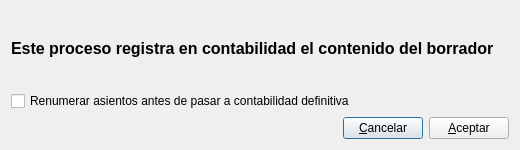
<?xml version="1.0" encoding="UTF-8"?>
<ui version="4.0">
 <class>TraspasoBorrador</class>
 <widget class="QDialog" name="TraspasoBorrador">
  <property name="geometry">
   <rect>
    <x>0</x>
    <y>0</y>
    <width>520</width>
    <height>150</height>
   </rect>
  </property>
  <property name="windowTitle">
   <string>Contabilizar Borrador</string>
  </property>
  <layout class="QVBoxLayout" name="verticalLayout">
   <item>
    <widget class="QLabel" name="label">
     <property name="font">
      <font>
       <pointsize>12</pointsize>
       <bold>true</bold>
      </font>
     </property>
     <property name="text">
      <string>Este proceso registra en contabilidad el contenido del borrador</string>
     </property>
    </widget>
   </item>
   <item>
    <widget class="QCheckBox" name="renum_checkBox">
     <property name="text">
      <string>Renumerar asientos antes de pasar a contabilidad definitiva</string>
     </property>
    </widget>
   </item>
   <item>
    <layout class="QHBoxLayout" name="horizontalLayout">
     <item>
      <spacer name="horizontalSpacer">
       <property name="orientation">
        <enum>Qt::Orientation::Horizontal</enum>
       </property>
       <property name="sizeHint" stdset="0">
        <size>
         <width>40</width>
         <height>20</height>
        </size>
       </property>
      </spacer>
     </item>
     <item>
      <widget class="QPushButton" name="cancelar_pushButton">
       <property name="text">
        <string>&amp;Cancelar</string>
       </property>
       <property name="icon">
        <iconset resource="keme.qrc">
         <normaloff>:/iconos/graf/delete_128.png</normaloff>:/iconos/graf/delete_128.png</iconset>
       </property>
      </widget>
     </item>
     <item>
      <widget class="QPushButton" name="aceptar_pushButton">
       <property name="text">
        <string>&amp;Aceptar</string>
       </property>
       <property name="icon">
        <iconset resource="keme.qrc">
         <normaloff>:/iconos/graf/ok-256x256.png</normaloff>:/iconos/graf/ok-256x256.png</iconset>
       </property>
      </widget>
     </item>
    </layout>
   </item>
  </layout>
 </widget>
 <resources>
  <include location="keme.qrc"/>
 </resources>
 <connections>
  <connection>
   <sender>aceptar_pushButton</sender>
   <signal>clicked()</signal>
   <receiver>TraspasoBorrador</receiver>
   <slot>accept()</slot>
   <hints>
    <hint type="sourcelabel">
     <x>464</x>
     <y>111</y>
    </hint>
    <hint type="destinationlabel">
     <x>259</x>
     <y>105</y>
    </hint>
   </hints>
  </connection>
  <connection>
   <sender>cancelar_pushButton</sender>
   <signal>clicked()</signal>
   <receiver>TraspasoBorrador</receiver>
   <slot>reject()</slot>
   <hints>
    <hint type="sourcelabel">
     <x>356</x>
     <y>119</y>
    </hint>
    <hint type="destinationlabel">
     <x>114</x>
     <y>100</y>
    </hint>
   </hints>
  </connection>
 </connections>
</ui>
